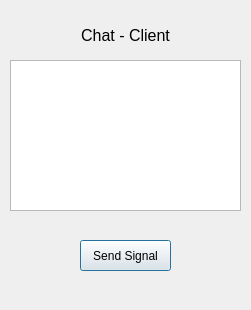
<?xml version="1.0" encoding="UTF-8"?>
<ui version="4.0">
 <class>ChatWidget</class>
 <widget class="QDialog" name="ChatWidget">
  <property name="geometry">
   <rect>
    <x>0</x>
    <y>0</y>
    <width>251</width>
    <height>310</height>
   </rect>
  </property>
  <property name="windowTitle">
   <string>Dialog</string>
  </property>
  <widget class="QPushButton" name="pushButton">
   <property name="geometry">
    <rect>
     <x>80</x>
     <y>240</y>
     <width>91</width>
     <height>31</height>
    </rect>
   </property>
   <property name="text">
    <string>Send Signal</string>
   </property>
  </widget>
  <widget class="QPlainTextEdit" name="plainTextEdit">
   <property name="geometry">
    <rect>
     <x>10</x>
     <y>60</y>
     <width>231</width>
     <height>151</height>
    </rect>
   </property>
  </widget>
  <widget class="QLabel" name="label">
   <property name="geometry">
    <rect>
     <x>10</x>
     <y>20</y>
     <width>231</width>
     <height>31</height>
    </rect>
   </property>
   <property name="font">
    <font>
     <pointsize>12</pointsize>
    </font>
   </property>
   <property name="text">
    <string>Chat - Client</string>
   </property>
   <property name="alignment">
    <set>Qt::AlignCenter</set>
   </property>
  </widget>
 </widget>
 <resources/>
 <connections/>
</ui>
